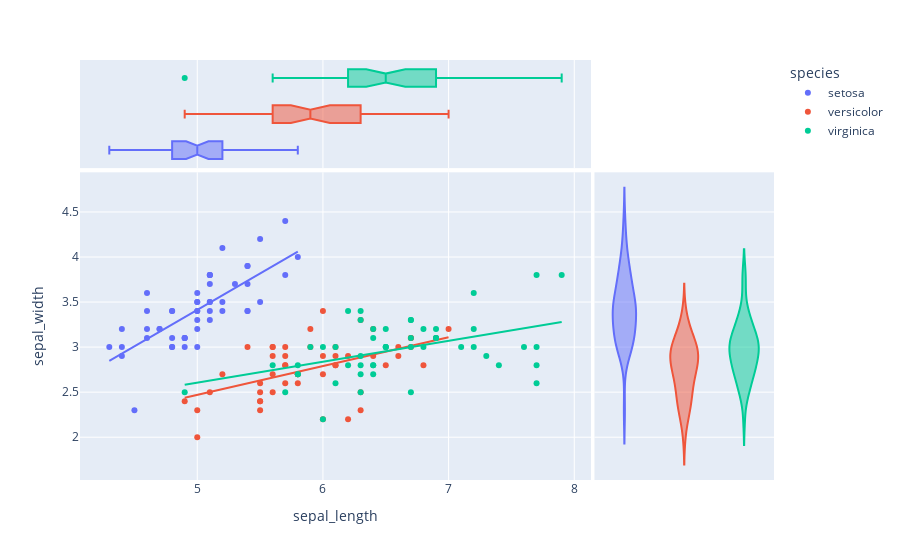

Here is the notebook cell this chart was saved with:
### Code cell
px.scatter(iris,x='sepal_length',y='sepal_width',
           color='species',marginal_y='violin',
           marginal_x='box',trendline='ols')

### Figure 1 — Plotly figure (JSON) as saved in the notebook; plotly's stock layout.template omitted (floating-point values rounded to 4 significant figures)
{"data": [{"hovertemplate": "species=setosa<br>sepal_length=%{x}<br>sepal_width=%{y}<extra></extra>", "legendgroup": "setosa", "marker": {"color": "#636efa", "symbol": "circle"}, "mode": "markers", "name": "setosa", "orientation": "v", "showlegend": true, "type": "scatter", "x": [5.1, 4.9, 4.7, 4.6, 5, 5.4, 4.6, 5, 4.4, 4.9, 5.4, 4.8, 4.8, 4.3, 5.8, 5.7, 5.4, 5.1, 5.7, 5.1, 5.4, 5.1, 4.6, 5.1, 4.8, 5, 5, 5.2, 5.2, 4.7, 4.8, 5.4, 5.2, 5.5, 4.9, 5, 5.5, 4.9, 4.4, 5.1, 5, 4.5, 4.4, 5, 5.1, 4.8, 5.1, 4.6, 5.3, 5], "xaxis": "x", "y": [3.5, 3, 3.2, 3.1, 3.6, 3.9, 3.4, 3.4, 2.9, 3.1, 3.7, 3.4, 3, 3, 4, 4.4, 3.9, 3.5, 3.8, 3.8, 3.4, 3.7, 3.6, 3.3, 3.4, 3, 3.4, 3.5, 3.4, 3.2, 3.1, 3.4, 4.1, 4.2, 3.1, 3.2, 3.5, 3.1, 3, 3.4, 3.5, 2.3, 3.2, 3.5, 3.8, 3, 3.8, 3.2, 3.7, 3.3], "yaxis": "y"}, {"alignmentgroup": "True", "hovertemplate": "species=setosa<br>sepal_length=%{x}<extra></extra>", "legendgroup": "setosa", "marker": {"color": "#636efa", "symbol": "circle"}, "name": "setosa", "notched": true, "offsetgroup": "setosa", "showlegend": false, "type": "box", "x": [5.1, 4.9, 4.7, 4.6, 5, 5.4, 4.6, 5, 4.4, 4.9, 5.4, 4.8, 4.8, 4.3, 5.8, 5.7, 5.4, 5.1, 5.7, 5.1, 5.4, 5.1, 4.6, 5.1, 4.8, 5, 5, 5.2, 5.2, 4.7, 4.8, 5.4, 5.2, 5.5, 4.9, 5, 5.5, 4.9, 4.4, 5.1, 5, 4.5, 4.4, 5, 5.1, 4.8, 5.1, 4.6, 5.3, 5], "xaxis": "x3", "yaxis": "y3"}, {"alignmentgroup": "True", "hovertemplate": "species=setosa<br>sepal_width=%{y}<extra></extra>", "legendgroup": "setosa", "marker": {"color": "#636efa", "symbol": "circle"}, "name": "setosa", "offsetgroup": "setosa", "scalegroup": "y", "showlegend": false, "type": "violin", "xaxis": "x2", "y": [3.5, 3, 3.2, 3.1, 3.6, 3.9, 3.4, 3.4, 2.9, 3.1, 3.7, 3.4, 3, 3, 4, 4.4, 3.9, 3.5, 3.8, 3.8, 3.4, 3.7, 3.6, 3.3, 3.4, 3, 3.4, 3.5, 3.4, 3.2, 3.1, 3.4, 4.1, 4.2, 3.1, 3.2, 3.5, 3.1, 3, 3.4, 3.5, 2.3, 3.2, 3.5, 3.8, 3, 3.8, 3.2, 3.7, 3.3], "yaxis": "y2"}, {"hovertemplate": "<b>OLS trendline</b><br>sepal_width = 0.807234 * sepal_length + -0.623012<br>R<sup>2</sup>=0.557681<br><br>species=setosa<br>sepal_length=%{x}<br>sepal_width=%{y} <b>(trend)</b><extra></extra>", "legendgroup": "setosa", "marker": {"color": "#636efa", "symbol": "circle"}, "mode": "lines", "name": "setosa", "showlegend": false, "type": "scatter", "x": [4.3, 4.4, 4.4, 4.4, 4.5, 4.6, 4.6, 4.6, 4.6, 4.7, 4.7, 4.8, 4.8, 4.8, 4.8, 4.8, 4.9, 4.9, 4.9, 4.9, 5, 5, 5, 5, 5, 5, 5, 5, 5.1, 5.1, 5.1, 5.1, 5.1, 5.1, 5.1, 5.1, 5.2, 5.2, 5.2, 5.3, 5.4, 5.4, 5.4, 5.4, 5.4, 5.5, 5.5, 5.7, 5.7, 5.8], "xaxis": "x", "y": [2.848, 2.929, 2.929, 2.929, 3.01, 3.09, 3.09, 3.09, 3.09, 3.171, 3.171, 3.252, 3.252, 3.252, 3.252, 3.252, 3.332, 3.332, 3.332, 3.332, 3.413, 3.413, 3.413, 3.413, 3.413, 3.413, 3.413, 3.413, 3.494, 3.494, 3.494, 3.494, 3.494, 3.494, 3.494, 3.494, 3.575, 3.575, 3.575, 3.655, 3.736, 3.736, 3.736, 3.736, 3.736, 3.817, 3.817, 3.978, 3.978, 4.059], "yaxis": "y"}, {"hovertemplate": "species=versicolor<br>sepal_length=%{x}<br>sepal_width=%{y}<extra></extra>", "legendgroup": "versicolor", "marker": {"color": "#EF553B", "symbol": "circle"}, "mode": "markers", "name": "versicolor", "orientation": "v", "showlegend": true, "type": "scatter", "x": [7, 6.4, 6.9, 5.5, 6.5, 5.7, 6.3, 4.9, 6.6, 5.2, 5, 5.9, 6, 6.1, 5.6, 6.7, 5.6, 5.8, 6.2, 5.6, 5.9, 6.1, 6.3, 6.1, 6.4, 6.6, 6.8, 6.7, 6, 5.7, 5.5, 5.5, 5.8, 6, 5.4, 6, 6.7, 6.3, 5.6, 5.5, 5.5, 6.1, 5.8, 5, 5.6, 5.7, 5.7, 6.2, 5.1, 5.7], "xaxis": "x", "y": [3.2, 3.2, 3.1, 2.3, 2.8, 2.8, 3.3, 2.4, 2.9, 2.7, 2, 3, 2.2, 2.9, 2.9, 3.1, 3, 2.7, 2.2, 2.5, 3.2, 2.8, 2.5, 2.8, 2.9, 3, 2.8, 3, 2.9, 2.6, 2.4, 2.4, 2.7, 2.7, 3, 3.4, 3.1, 2.3, 3, 2.5, 2.6, 3, 2.6, 2.3, 2.7, 3, 2.9, 2.9, 2.5, 2.8], "yaxis": "y"}, {"alignmentgroup": "True", "hovertemplate": "species=versicolor<br>sepal_length=%{x}<extra></extra>", "legendgroup": "versicolor", "marker": {"color": "#EF553B", "symbol": "circle"}, "name": "versicolor", "notched": true, "offsetgroup": "versicolor", "showlegend": false, "type": "box", "x": [7, 6.4, 6.9, 5.5, 6.5, 5.7, 6.3, 4.9, 6.6, 5.2, 5, 5.9, 6, 6.1, 5.6, 6.7, 5.6, 5.8, 6.2, 5.6, 5.9, 6.1, 6.3, 6.1, 6.4, 6.6, 6.8, 6.7, 6, 5.7, 5.5, 5.5, 5.8, 6, 5.4, 6, 6.7, 6.3, 5.6, 5.5, 5.5, 6.1, 5.8, 5, 5.6, 5.7, 5.7, 6.2, 5.1, 5.7], "xaxis": "x3", "yaxis": "y3"}, {"alignmentgroup": "True", "hovertemplate": "species=versicolor<br>sepal_width=%{y}<extra></extra>", "legendgroup": "versicolor", "marker": {"color": "#EF553B", "symbol": "circle"}, "name": "versicolor", "offsetgroup": "versicolor", "scalegroup": "y", "showlegend": false, "type": "violin", "xaxis": "x2", "y": [3.2, 3.2, 3.1, 2.3, 2.8, 2.8, 3.3, 2.4, 2.9, 2.7, 2, 3, 2.2, 2.9, 2.9, 3.1, 3, 2.7, 2.2, 2.5, 3.2, 2.8, 2.5, 2.8, 2.9, 3, 2.8, 3, 2.9, 2.6, 2.4, 2.4, 2.7, 2.7, 3, 3.4, 3.1, 2.3, 3, 2.5, 2.6, 3, 2.6, 2.3, 2.7, 3, 2.9, 2.9, 2.5, 2.8], "yaxis": "y2"}, {"hovertemplate": "<b>OLS trendline</b><br>sepal_width = 0.319719 * sepal_length + 0.872146<br>R<sup>2</sup>=0.276582<br><br>species=versicolor<br>sepal_length=%{x}<br>sepal_width=%{y} <b>(trend)</b><extra></extra>", "legendgroup": "versicolor", "marker": {"color": "#EF553B", "symbol": "circle"}, "mode": "lines", "name": "versicolor", "showlegend": false, "type": "scatter", "x": [4.9, 5, 5, 5.1, 5.2, 5.4, 5.5, 5.5, 5.5, 5.5, 5.5, 5.6, 5.6, 5.6, 5.6, 5.6, 5.7, 5.7, 5.7, 5.7, 5.7, 5.8, 5.8, 5.8, 5.9, 5.9, 6, 6, 6, 6, 6.1, 6.1, 6.1, 6.1, 6.2, 6.2, 6.3, 6.3, 6.3, 6.4, 6.4, 6.5, 6.6, 6.6, 6.7, 6.7, 6.7, 6.8, 6.9, 7], "xaxis": "x", "y": [2.439, 2.471, 2.471, 2.503, 2.535, 2.599, 2.631, 2.631, 2.631, 2.631, 2.631, 2.663, 2.663, 2.663, 2.663, 2.663, 2.695, 2.695, 2.695, 2.695, 2.695, 2.727, 2.727, 2.727, 2.758, 2.758, 2.79, 2.79, 2.79, 2.79, 2.822, 2.822, 2.822, 2.822, 2.854, 2.854, 2.886, 2.886, 2.886, 2.918, 2.918, 2.95, 2.982, 2.982, 3.014, 3.014, 3.014, 3.046, 3.078, 3.11], "yaxis": "y"}, {"hovertemplate": "species=virginica<br>sepal_length=%{x}<br>sepal_width=%{y}<extra></extra>", "legendgroup": "virginica", "marker": {"color": "#00cc96", "symbol": "circle"}, "mode": "markers", "name": "virginica", "orientation": "v", "showlegend": true, "type": "scatter", "x": [6.3, 5.8, 7.1, 6.3, 6.5, 7.6, 4.9, 7.3, 6.7, 7.2, 6.5, 6.4, 6.8, 5.7, 5.8, 6.4, 6.5, 7.7, 7.7, 6, 6.9, 5.6, 7.7, 6.3, 6.7, 7.2, 6.2, 6.1, 6.4, 7.2, 7.4, 7.9, 6.4, 6.3, 6.1, 7.7, 6.3, 6.4, 6, 6.9, 6.7, 6.9, 5.8, 6.8, 6.7, 6.7, 6.3, 6.5, 6.2, 5.9], "xaxis": "x", "y": [3.3, 2.7, 3, 2.9, 3, 3, 2.5, 2.9, 2.5, 3.6, 3.2, 2.7, 3, 2.5, 2.8, 3.2, 3, 3.8, 2.6, 2.2, 3.2, 2.8, 2.8, 2.7, 3.3, 3.2, 2.8, 3, 2.8, 3, 2.8, 3.8, 2.8, 2.8, 2.6, 3, 3.4, 3.1, 3, 3.1, 3.1, 3.1, 2.7, 3.2, 3.3, 3, 2.5, 3, 3.4, 3], "yaxis": "y"}, {"alignmentgroup": "True", "hovertemplate": "species=virginica<br>sepal_length=%{x}<extra></extra>", "legendgroup": "virginica", "marker": {"color": "#00cc96", "symbol": "circle"}, "name": "virginica", "notched": true, "offsetgroup": "virginica", "showlegend": false, "type": "box", "x": [6.3, 5.8, 7.1, 6.3, 6.5, 7.6, 4.9, 7.3, 6.7, 7.2, 6.5, 6.4, 6.8, 5.7, 5.8, 6.4, 6.5, 7.7, 7.7, 6, 6.9, 5.6, 7.7, 6.3, 6.7, 7.2, 6.2, 6.1, 6.4, 7.2, 7.4, 7.9, 6.4, 6.3, 6.1, 7.7, 6.3, 6.4, 6, 6.9, 6.7, 6.9, 5.8, 6.8, 6.7, 6.7, 6.3, 6.5, 6.2, 5.9], "xaxis": "x3", "yaxis": "y3"}, {"alignmentgroup": "True", "hovertemplate": "species=virginica<br>sepal_width=%{y}<extra></extra>", "legendgroup": "virginica", "marker": {"color": "#00cc96", "symbol": "circle"}, "name": "virginica", "offsetgroup": "virginica", "scalegroup": "y", "showlegend": false, "type": "violin", "xaxis": "x2", "y": [3.3, 2.7, 3, 2.9, 3, 3, 2.5, 2.9, 2.5, 3.6, 3.2, 2.7, 3, 2.5, 2.8, 3.2, 3, 3.8, 2.6, 2.2, 3.2, 2.8, 2.8, 2.7, 3.3, 3.2, 2.8, 3, 2.8, 3, 2.8, 3.8, 2.8, 2.8, 2.6, 3, 3.4, 3.1, 3, 3.1, 3.1, 3.1, 2.7, 3.2, 3.3, 3, 2.5, 3, 3.4, 3], "yaxis": "y2"}, {"hovertemplate": "<b>OLS trendline</b><br>sepal_width = 0.23189 * sepal_length + 1.44631<br>R<sup>2</sup>=0.209057<br><br>species=virginica<br>sepal_length=%{x}<br>sepal_width=%{y} <b>(trend)</b><extra></extra>", "legendgroup": "virginica", "marker": {"color": "#00cc96", "symbol": "circle"}, "mode": "lines", "name": "virginica", "showlegend": false, "type": "scatter", "x": [4.9, 5.6, 5.7, 5.8, 5.8, 5.8, 5.9, 6, 6, 6.1, 6.1, 6.2, 6.2, 6.3, 6.3, 6.3, 6.3, 6.3, 6.3, 6.4, 6.4, 6.4, 6.4, 6.4, 6.5, 6.5, 6.5, 6.5, 6.7, 6.7, 6.7, 6.7, 6.7, 6.8, 6.8, 6.9, 6.9, 6.9, 7.1, 7.2, 7.2, 7.2, 7.3, 7.4, 7.6, 7.7, 7.7, 7.7, 7.7, 7.9], "xaxis": "x", "y": [2.583, 2.745, 2.768, 2.791, 2.791, 2.791, 2.814, 2.838, 2.838, 2.861, 2.861, 2.884, 2.884, 2.907, 2.907, 2.907, 2.907, 2.907, 2.907, 2.93, 2.93, 2.93, 2.93, 2.93, 2.954, 2.954, 2.954, 2.954, 3.0, 3.0, 3.0, 3.0, 3.0, 3.023, 3.023, 3.046, 3.046, 3.046, 3.093, 3.116, 3.116, 3.116, 3.139, 3.162, 3.209, 3.232, 3.232, 3.232, 3.232, 3.278], "yaxis": "y"}], "layout": {"legend": {"title": {"text": "species"}, "tracegroupgap": 0}, "margin": {"t": 60}, "xaxis": {"anchor": "y", "domain": [0, 0.7363], "title": {"text": "sepal_length"}}, "xaxis2": {"anchor": "y2", "domain": [0.7413, 1], "matches": "x2", "showgrid": false, "showline": false, "showticklabels": false, "ticks": ""}, "xaxis3": {"anchor": "y3", "domain": [0, 0.7363], "matches": "x", "showgrid": true, "showticklabels": false}, "xaxis4": {"anchor": "y4", "domain": [0.7413, 1], "matches": "x2", "showgrid": false, "showline": false, "showticklabels": false, "ticks": ""}, "yaxis": {"anchor": "x", "domain": [0, 0.7326], "title": {"text": "sepal_width"}}, "yaxis2": {"anchor": "x2", "domain": [0, 0.7326], "matches": "y", "showgrid": true, "showticklabels": false}, "yaxis3": {"anchor": "x3", "domain": [0.7426, 1], "matches": "y3", "showgrid": false, "showline": false, "showticklabels": false, "ticks": ""}, "yaxis4": {"anchor": "x4", "domain": [0.7426, 1], "matches": "y3", "showgrid": true, "showline": false, "showticklabels": false, "ticks": ""}}}
